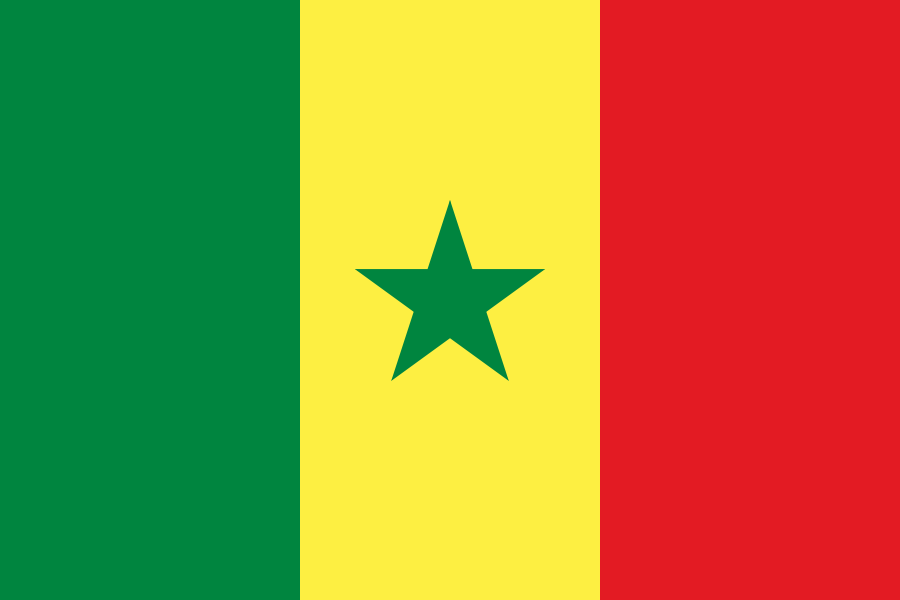
#> input picture Netherlands-Senegal/Flag_of_Senegal.png, 900 x 600 px
$ python -i main.py   (imports and definitions only)
#> lines starting #> are read from the running program, lines starting #| are printed output that depends on the picture
                             #Image Steganography Using Tkinter in Python
                                        #By: Fady Maged Fakhry
                             ############################################


#Modules Import:
################

from tkinter import *             #import everything from Tkinter Library (Standard Interface GUI tool in Python)
from tkinter import messagebox    #to pop-up messages during runtime
import tkinter.filedialog         #to deal with files and file extensions
from PIL import Image             #import images module from the pillow.The PIL opens, manipulates and saves many different forms of images.
from PIL import ImageTk           #used to create and modify Tkinter photoimage from PIL images.
import os                         #to create and remove directory
from io import BytesIO


class Image_Steganography:

    #Main Window Function
    #####################
    # [22 lines left out: function main, not called in this run]
        #NOTE:  lambda : used to pass data to the callback function.


    #Return To Previous Menu Window Function
    ########################################
    def back_to_prv(self, current_frame):

        current_frame.destroy()
        self.main(main_window)


    #Encode Frame 1 Function
    ########################
    # [204 lines left out: functions encode_frame1, decode_frame1, encode_frame2, enc_fun, decode_frame2, decode and 3 more, not called in this run]


# [1 line not run here, left out]
obj = Image_Steganography()
# [2 lines not run here, left out]

>>> import cv2
>>> picture = cv2.imread('../Netherlands-Senegal/Flag_of_Senegal.png', cv2.IMREAD_GRAYSCALE)
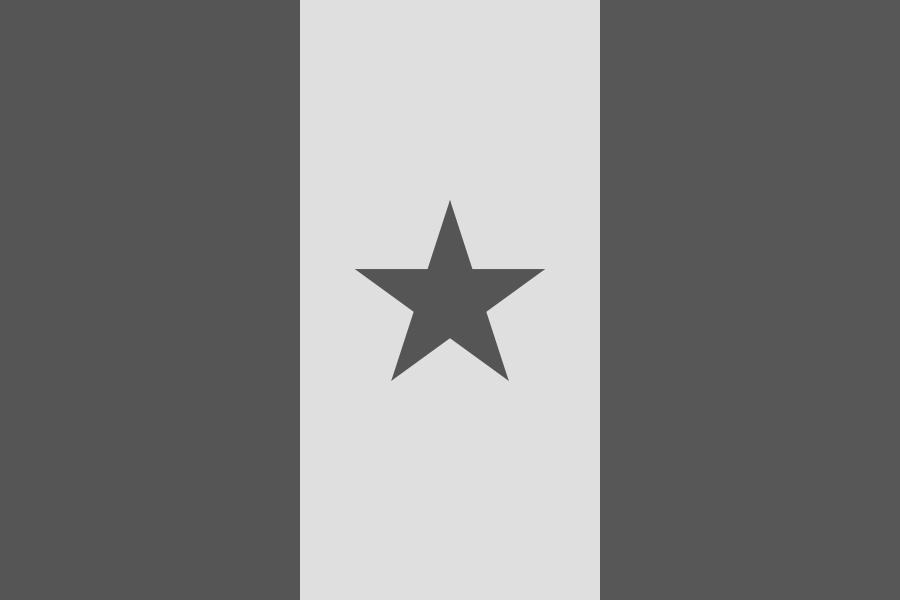
#> picture: shape (600, 900); min 85, max 223, mean 128.8
#> (the run stopped early here; a loop or call above may not have finished)
